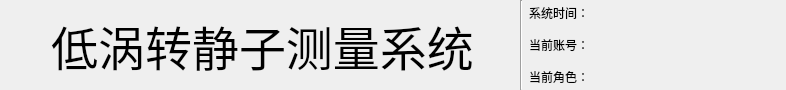
    <widget class="QWidget" name="widget" native="true">
     <property name="minimumSize">
      <size>
       <width>0</width>
       <height>90</height>
      </size>
     </property>
     <property name="maximumSize">
      <size>
       <width>16777215</width>
       <height>90</height>
      </size>
     </property>
     <layout class="QHBoxLayout" name="horizontalLayout_4">
      <property name="topMargin">
       <number>0</number>
      </property>
      <property name="bottomMargin">
       <number>0</number>
      </property>
      <item>
       <spacer name="horizontalSpacer_2">
        <property name="orientation">
         <enum>Qt::Horizontal</enum>
        </property>
        <property name="sizeHint" stdset="0">
         <size>
          <width>40</width>
          <height>20</height>
         </size>
        </property>
       </spacer>
      </item>
      <item>
       <widget class="QLabel" name="label_5">
        <property name="font">
         <font>
          <family>Microsoft YaHei UI</family>
          <pointsize>35</pointsize>
          <weight>50</weight>
          <italic>false</italic>
          <bold>false</bold>
         </font>
        </property>
        <property name="styleSheet">
         <string notr="true">font: 35pt &quot;Microsoft YaHei UI&quot;;</string>
        </property>
        <property name="text">
         <string>低涡转静子测量系统</string>
        </property>
        <property name="alignment">
         <set>Qt::AlignCenter</set>
        </property>
       </widget>
      </item>
      <item>
       <spacer name="horizontalSpacer_3">
        <property name="orientation">
         <enum>Qt::Horizontal</enum>
        </property>
        <property name="sizeHint" stdset="0">
         <size>
          <width>40</width>
          <height>20</height>
         </size>
        </property>
       </spacer>
      </item>
      <item>
       <widget class="Line" name="line">
        <property name="orientation">
         <enum>Qt::Vertical</enum>
        </property>
       </widget>
      </item>
      <item>
       <layout class="QVBoxLayout" name="verticalLayout_8">
        <item>
         <layout class="QHBoxLayout" name="horizontalLayout_7">
          <item>
           <widget class="QLabel" name="label">
            <property name="maximumSize">
             <size>
              <width>150</width>
              <height>16777215</height>
             </size>
            </property>
            <property name="text">
             <string>系统时间：</string>
            </property>
           </widget>
          </item>
          <item>
           <widget class="QLabel" name="systemTime">
            <property name="minimumSize">
             <size>
              <width>180</width>
              <height>0</height>
             </size>
            </property>
            <property name="maximumSize">
             <size>
              <width>180</width>
              <height>16777215</height>
             </size>
            </property>
            <property name="text">
             <string/>
            </property>
           </widget>
          </item>
         </layout>
        </item>
        <item>
         <layout class="QHBoxLayout" name="horizontalLayout_9">
          <item>
           <widget class="QLabel" name="label_2">
            <property name="maximumSize">
             <size>
              <width>150</width>
              <height>16777215</height>
             </size>
            </property>
            <property name="text">
             <string>当前账号：</string>
            </property>
           </widget>
          </item>
          <item>
           <widget class="QLabel" name="userName">
            <property name="minimumSize">
             <size>
              <width>180</width>
              <height>0</height>
             </size>
            </property>
            <property name="maximumSize">
             <size>
              <width>180</width>
              <height>16777215</height>
             </size>
            </property>
            <property name="text">
             <string/>
            </property>
           </widget>
          </item>
         </layout>
        </item>
        <item>
         <layout class="QHBoxLayout" name="horizontalLayout_45">
          <item>
           <widget class="QLabel" name="label_19">
            <property name="maximumSize">
             <size>
              <width>150</width>
              <height>16777215</height>
             </size>
            </property>
            <property name="text">
             <string>当前角色：</string>
            </property>
           </widget>
          </item>
          <item>
           <widget class="QLabel" name="roleName">
            <property name="minimumSize">
             <size>
              <width>180</width>
              <height>0</height>
             </size>
            </property>
            <property name="maximumSize">
             <size>
              <width>180</width>
              <height>16777215</height>
             </size>
            </property>
            <property name="text">
             <string/>
            </property>
           </widget>
          </item>
         </layout>
        </item>
       </layout>
      </item>
     </layout>
    </widget>
